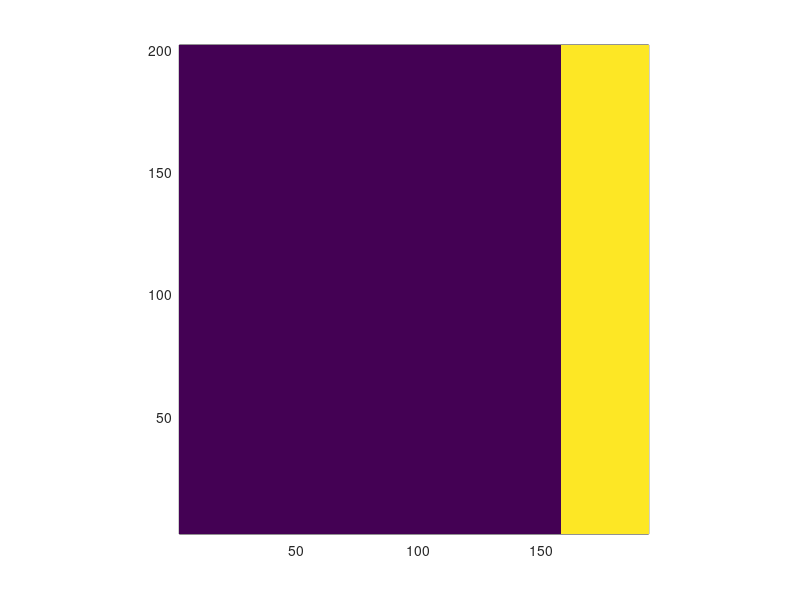

Recreate this plot in MATLAB. (Note: this script raises an error after producing the figure.)
function grid_prams = get_grid(grid_prams,OPT)
%% get_grid.m
%% Author: Timothy Williams
%% Date:   20140826, 03:08:57 CEST

do_test  = 0;
if nargin==0
   do_test  = 1;
   OPT      = 1;
   %%
   x0 = 0.0;
   y0 = 0.0;
   ii = 49;
   jj = 51;
   dx = 4e3;%m
   dy = 4e3;%m
   %%
   grid_prams  = struct('x0',x0,'y0',y0,...
                        'nx',ii,'ny',jj,...
                        'dx',dx,'dy',dy);
end
x0 = grid_prams.x0;
y0 = grid_prams.y0;
ii = grid_prams.nx;
jj = grid_prams.ny;
dx = grid_prams.dx;
dy = grid_prams.dy;

%% centres of grid cells
xx = x0-.5*dx+dx*(1:ii)';
yy = y0-.5*dy+dy*(1:jj)';
xmax  = max(xx);
ymax  = max(yy);
xm = .5*(xmax+.5*dx-x0);
ym = .5*(ymax+.5*dy-y0);
%
[Y,X] = meshgrid(yy,xx);%%x~i,y~j
R     = sqrt(X.^2+Y.^2);
Theta = atan2(Y,X);
%%
scuy     = 0*X+dy;
scvx     = 0*X+dx;
scp2     = scuy.*scvx;%%cell area
LANDMASK = 0*X;

if OPT==0
   %%make an island;
   %%(circle in lower right)
   x1             = x0+1.5*xm;   %%centre
   y1             = y0+.5*ym;    %%centre
   R0             = 30e3;        %%radius
   j0             = find( (X-x1).^2+(Y-y1).^2<R0^2 );
   %%
   LANDMASK(j0)   = 1;
elseif OPT==1
   %% land on right
   x1             = x0+1.6*xm;
   j0             = find(X>x1);
   LANDMASK(j0)   = 1;
elseif OPT==2
   %% land in lower right corner
   x1             = x0+1.5*xm;
   y1             = y0+.5*ym;
   j0             = find((X>x1)&(Y<y1));
   LANDMASK(j0)   = 1;
elseif OPT==3
   %%no land
end

grid_prams.X         = X;
grid_prams.Y         = Y;
grid_prams.LANDMASK  = LANDMASK;
grid_prams.scuy      = scuy;
grid_prams.scvx      = scvx;
grid_prams.scp2      = scp2;%%cell area
grid_prams.scp2i     = 1./scp2;   %%1/[cell area]

if do_test
   H  = pcolor(X/1e3,Y/1e3,LANDMASK);
   set(H,'EdgeColor', 'none');
   daspect([1 1 1]);
   %GEN_proc_fig('\ity, \rmkm','\itx, \rmkm');
   GEN_proc_fig('\itx, \rmkm','\ity, \rmkm');
   ttl   = title('Land mask');
   GEN_font(ttl);
   colorbar;
end
